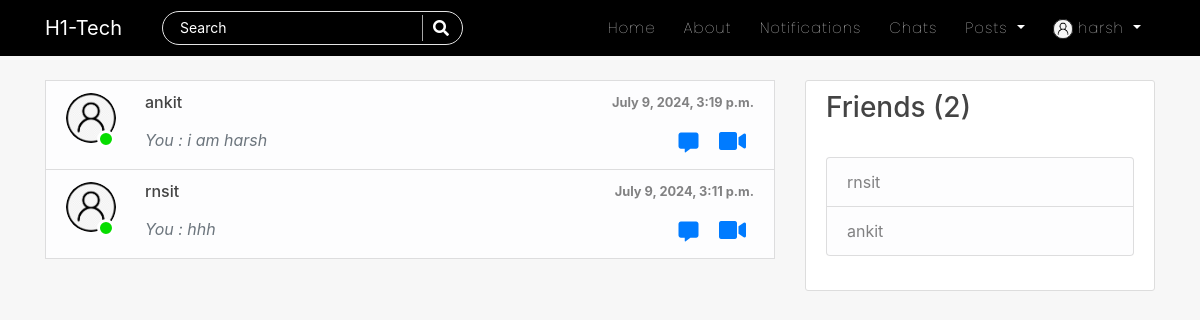
The page /chats/ (signed in) on the database its author committed.
### users/models.py (models this page shows, shortened)
class Profile(models.Model):
    user = models.OneToOneField(User, on_delete=models.CASCADE)
    is_online = models.BooleanField(default=False)
    following = models.ManyToManyField(User, related_name="following", blank=True)
    friends = models.ManyToManyField(User, related_name='my_friends', blank=True)
    bio = models.CharField(default="",blank=True,null=True,max_length=350)
    date_of_birth = models.CharField(blank=True,max_length=150)
    updated = models.DateTimeField(auto_now=True)
    created = models.DateTimeField(auto_now_add=True)
    image = models.ImageField(default='default.jpg', upload_to='profile_pics',blank=True, null=True)

### chat/models.py (models this page shows, shortened)
class Room(models.Model):
    room_id = models.AutoField(primary_key=True)
    author = models.ForeignKey(User, related_name='author_room', on_delete=models.CASCADE)
    friend = models.ForeignKey(User, related_name='friend_room', on_delete=models.CASCADE)
    created = models.DateTimeField(auto_now_add=True)

class Chat(models.Model):
    room_id = models.ForeignKey(Room, on_delete=models.CASCADE, related_name='chats')
    author = models.ForeignKey(User, on_delete=models.CASCADE, related_name='author_msg')
    friend = models.ForeignKey(User, on_delete=models.CASCADE, related_name='friend_msg')
    text = models.CharField(max_length=300)
    date = models.DateTimeField(auto_now_add=True)
    has_seen = models.BooleanField(default=False)

### chat/views.py (the view)
# urls.py: path('', views.room_enroll, name='room-enroll'),
@login_required
def room_enroll(request):
    friends = FriendList.objects.filter(user=request.user)[0].friends.all()
    all_rooms = Room.objects.filter(
        Q(author=request.user) | Q(friend=request.user)
    ).order_by('-created')
    context = {
        'all_rooms':all_rooms,
        'all_friends':friends,
    }
    return render(request, 'chat/join_room.html', context)

### chat/templates/chat/join_room.html (shortened to what this page needs)
{% extends 'blog/base.html' %}
{% load crispy_forms_tags %}
{% load humanize %}
{% block content %}
<div class="col-md-8">
    <div class="px-0">
        <div class="bg-white">
        <div class="">
            <div class="list-group rounded-0">
            {% for friend in all_rooms %}
            {% if friend.friend == request.user %}
                <div class="list-group-item list-group-item-action list-group-item-light rounded-0">
                    <div class="media">
                        <div class="img-cont2">
                            <img src="{{friend.author.profile.image.url}}" alt="room" width="50" height="50" class="rounded-circle">
                            {% if friend.friend.profile.is_online %}
                                <span class="online-circle2"></span>
                            {% else %}
                                <span class="offline-circle2"></span>
                            {% endif %}
                        </div>
                        <div class="media-body ml-4">
                            <div class="d-flex align-items-center justify-content-between mb-3">
                                <h6 class="mb-0">
                                    {{friend.author}}
                                </h6>
                                <small class="small font-weight-bold">{{friend.chats.all.last.date}}</small>
                            </div>
                            <p class="font-italic text-muted mb-0 text-small d-inline">
                                {% if friend.chats.all.last.text %}
                                    {% if friend.chats.all.last.author == request.user %}
                                        You : {{friend.chats.all.last.text|truncatechars_html:"30"}}
                                    {% else %}
                                        {{friend.chats.all.last.author}} : {{friend.chats.all.last.text|truncatechars_html:"30"}}
                                    {% endif %}
                                {% endif %}
                            </p>
                            <div class="float-right d-inline">
                                <a class="p-2 h5" href="{% url 'room-choice' friend.author.pk %}"><i class="fas fa-comment-alt"></i></a>
                                <a style="cursor:pointer;" class="p-2 h4" onclick="handleVCRedirect('{{friend.author.pk}}','{{request.user.username}}')"><i class="fas fa-video"></i></a>
                            </div>
                        </div>
                    </div>
                </div>
            {% else %}
                <div class="list-group-item list-group-item-action list-group-item-light rounded-0">
                    <div class="media">
                        <div class="img-cont2">
                            <img src="{{friend.friend.profile.image.url}}" alt="room" width="50" height="50" class="rounded-circle">
                            {% if friend.friend.profile.is_online %}
                                <span class="online-circle2"></span>
                            {% else %}
                                <span class="offline-circle2"></span>
                            {% endif %}
                        </div>
                        <div class="media-body ml-4">
                            <div class="d-flex align-items-center justify-content-between mb-3">
                                <h6 class="mb-0">
                                    {{friend.friend}}
                                </h6>
                                <small class="small font-weight-bold">{{friend.chats.all.last.date}}</small>
                            </div>
                            <p class="font-italic text-muted mb-0 text-small d-inline">
                                {% if friend.chats.all.last.text %}
                                    {% if friend.chats.all.last.author == request.user %}
                                        You : {{friend.chats.all.last.text|truncatechars_html:"30"}}
                                    {% else %}
                                        {{friend.chats.all.last.author}} : {{friend.chats.all.last.text|truncatechars_html:"30"}}
                                    {% endif %}
                                {% endif %}
                            </p>
                            <div class="float-right d-inline">
                                <a class="p-2 h5" href="{% url 'room-choice' friend.friend.pk %}"><i class="fas fa-comment-alt"></i></a>
                                <a style="cursor:pointer;" class="p-2 h4" onclick="handleVCRedirect('{{friend.friend.pk}}','{{request.user.username}}')"><i class="fas fa-video"></i></a>
                            </div>
                        </div>
                    </div>
                </div>
            {% endif %}
            {% endfor %}
            </div>
        </div>
        </div>
    </div>
<br>
</div>
<br>
<div class="col-md-4">
    <div class="content-section">
        <h3>Friends ({{all_friends.count}})</h3>
        <br>
            <ul class="list-group">
                {% for frnd in all_friends %}
                    <li class="list-group-item list-group-item-light">{{frnd}}</li>
                {% endfor %}
            </ul>
        <br>
    </div>
</div>
{% endblock %}

### blog/templates/blog/navbar.html (shortened to what this page needs)
<nav class="navbar navbar-expand-lg navbar-dark bg-steel fixed-top">
    <div class="container">
      <a class="navbar-brand mr-4 pr-3" href="/">H1-Tech</a>
      <div class="collapse navbar-collapse" id="navbarToggle">
        <div class="navbar-nav mr-auto">
          <div id="searchbar" >
            <form method="GET" action="/search">
              <input required name="query" id="search" type="text" placeholder="Search">
              <button class="search-btn" type="submit"><i class="fas fa-search"></i></button>
            </form>
          </div>
        </div>
        <div class="navbar-nav">
          <a class="nav-item nav-link" href="{% url 'blog-home' %}">Home</a>
          <a class="nav-item nav-link" href="{% url 'blog-about' %}">About</a>
          {% if user.is_authenticated %}
          <a class="nav-item nav-link" href="{% url 'show-notifications' %}">Notifications</a>
          <a class="nav-item nav-link" href="{% url 'room-enroll' %}">Chats</a>
          <div class="dropdown">
            <a class="dropdown-toggle nav-link" href="#" role="button" id="dropdownMenuLink1" data-toggle="dropdown" aria-haspopup="true" aria-expanded="false">
              Posts
            </a>
          </div>
          {% endif %}
          {% if user.is_authenticated %}
            <div class="dropdown">
              <a class="dropdown-toggle nav-link" href="#" role="button" id="dropdownMenuLink2" data-toggle="dropdown" aria-haspopup="true" aria-expanded="false">
                <img class="rounded-circle" style="height: 20px; width: 20px;" src="{{user.profile.image.url}}" alt="">&nbsp;{{user|truncatechars:"10"}}
              </a>
            </div>
          {% else %}
            <a class="nav-item nav-link" href="{% url 'account_login' %}">Login</a>
            <a class="nav-item nav-link" href="{% url 'register' %}">Register</a>
          {% endif %}
        </div>
      </div>
    </div>
</nav>

### blog/static/blog/main.css (style rules this page uses)
body { background: #f7f7f7; color: #333333; margin-top: 5rem; scroll-behavior: smooth; }
h1, h2, h3, h4, h5, h6 { color: #444444; }
ul { margin: 0; }
.bg-steel { background: black; }
.site-header .navbar-nav .nav-link { color: #ffffff; font-family:'Poppins'; font-weight: 100; margin: 0px 6px; font-size: 15px; letter-spacing: 1px; }
.content-section { background: #ffffff; padding: 10px 20px; border: 1px solid #dddddd; border-radius: 3px; margin-bottom: 20px; }
.img-cont2 { height: 55px; width: 55px; position: relative; }
.online-circle2 { width: 18px; height: 18px; border-radius: 50%; background-color:#07dd00; border: 3px solid white; bottom: 0; right: 6px; position: absolute; }
#searchbar form { width: auto; display: flex; flex-direction: row; border-radius: 50px; padding: 3px 15px; background-color: transparent; border: 1px solid #e4e4e4; margin-right: 10px; }
#searchbar form input::placeholder { color: #fff; font-size: 14px; }
#searchbar form input { border: none; outline: none; color: #fff; font-size: 15px; flex: 1; background-color:transparent; }
.search-btn { color:#fff; border: none; width: 25px; padding-left: 10px; border-left: 1px solid rgba(202, 202, 202, 0.829); outline: none; background-color: transparent; }
.search-btn i { font-size: 16px; }

### rows shown on the page
Room: friend.profile.image (placeholder picture), friend "ankit", chats.all.last "July 9, 2024, 3:19 p.m.", chats.all.last.text "i am harsh"
Room: friend.profile.image (placeholder picture), friend "rnsit", chats.all.last "July 9, 2024, 3:11 p.m.", chats.all.last.text "hhh"

### other values the page prints
{{ user|truncatechars:"10" }} "harsh"
{{ all_friends.count }} "2"
{{ frnd }} "rnsit"
{{ frnd }} "ankit"
